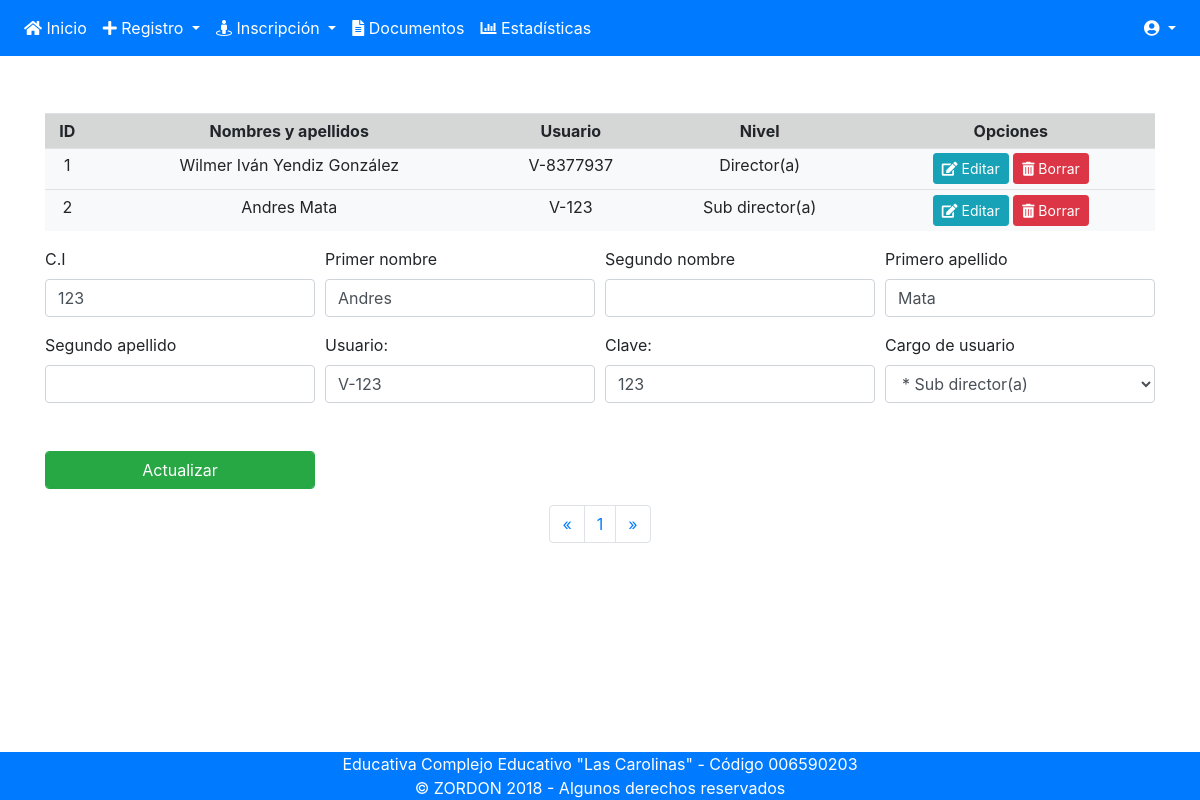
The page /lis-personal.php?editar=1 on the database as committed earlier.
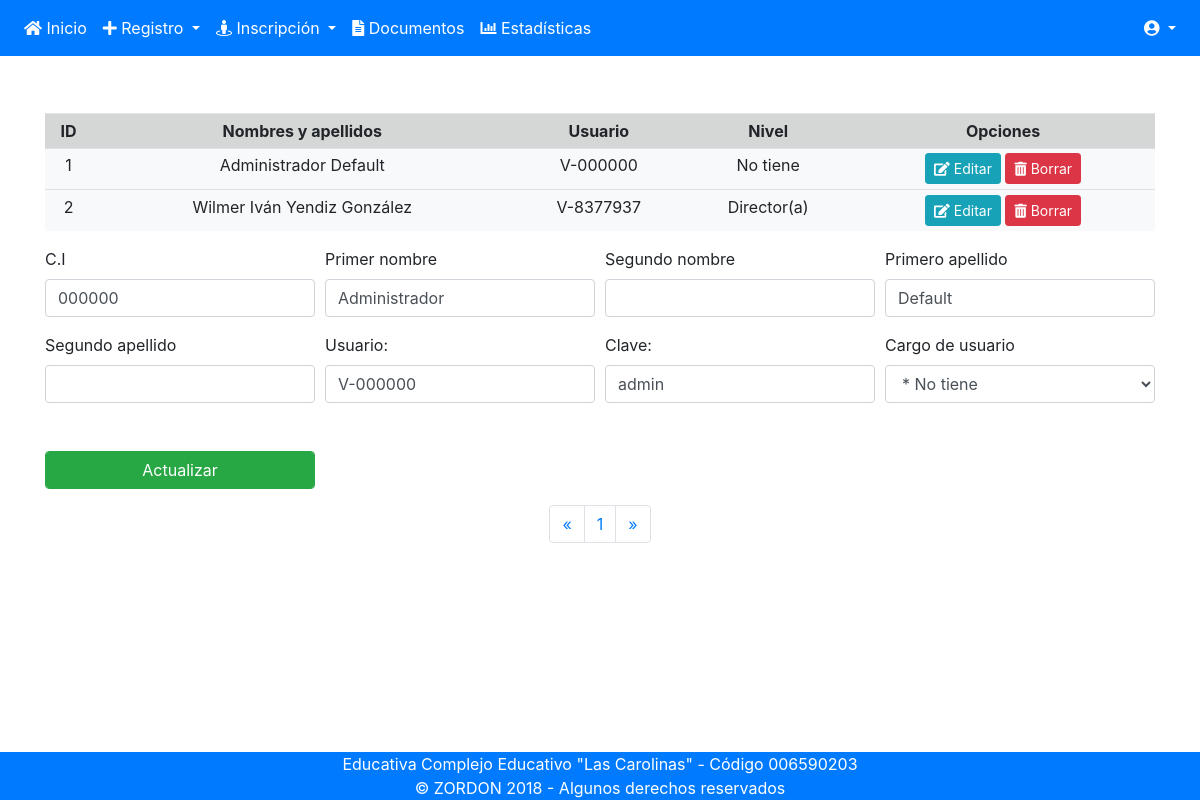
The same page on the database as committed later.
### tables this page shows
CREATE TABLE `usuarios` (
  `id` int(11) NOT NULL,
  `usuario` varchar(20) NOT NULL,
  `clave` varchar(20) NOT NULL,
  `nivel_id` int(11) NOT NULL,
  `persona_id` int(11) NOT NULL
);

CREATE TABLE `personas` (
  `id` int(11) NOT NULL,
  `ci` varchar(15) NOT NULL,
  `nac_id` int(2) DEFAULT NULL,
  `fec_nac` date DEFAULT NULL,
  `pri_nom` varchar(15) NOT NULL,
  `seg_nom` varchar(15) DEFAULT NULL,
  `pri_ape` varchar(15) NOT NULL,
  `seg_ape` varchar(15) DEFAULT NULL,
  `pais_id` int(5) DEFAULT NULL
);

CREATE TABLE `eav` (
  `id` int(11) NOT NULL,
  `dsc` varchar(50) NOT NULL,
  `tipo_id` int(11) DEFAULT NULL,
  `tipo_des` varchar(255) NOT NULL,
  `categoria_id` int(11) NOT NULL,
  `cat_des` varchar(255) NOT NULL
);

### lis-personal.php (the view, shortened to what this page needs)
<?php include 'includes/header.php'; include 'includes/nav.php';?>
  <section class="container">
    <br><br>
    <?php
    $MostrarPag=5;
    if (isset($_GET['pagina'])) {
      $pagina=$_GET['pagina'];
    }else{
      $pagina=1;
    }
    $empieza=($pagina-1)*$MostrarPag;
    $SQL="SELECT * FROM usuarios INNER JOIN eav ON usuarios.nivel_id=eav.id INNER JOIN personas ON usuarios.persona_id=personas.id LIMIT $empieza,$MostrarPag";
    $Ejec=mysqli_query($conexion,$SQL);
    ?>
    <table class="table table-sm table-hover bg-light text-center">
      <tr class="table-active">
        <th>ID</th>
        <th>Nombres y apellidos</th>
        <th>Usuario</th>
        <th>Nivel</th>
        <th>Opciones</th>
      </tr>
      <?php
      $ii=0;
      while ($fila=mysqli_fetch_assoc($Ejec)) {
        extract($fila);
        $ii++;
      ?>
      <tr>
        <td><?php echo "$ii"; ?></td>
        <td><?php echo "$pri_nom $seg_nom $pri_ape $seg_ape"; ?></td>
        <td><?php echo "$usuario"; ?></td>
        <td><?php echo "$dsc"; ?></td>
        <td>
          <a class="btn btn-sm btn-info" href="lis-personal.php?editar=<?php echo "$id"; ?>" name="editar" value="1"><i class="fas fa-edit"></i> Editar</a>
          <a class="btn btn-sm btn-danger" href="lis-personal.php?borrar=<?php echo "$id"; ?>" name="borrar"><i class="fas fa-trash-alt"></i> Borrar</a>
        </td>
      </tr>
    <?php } ?>
    </table>
<?php if (isset($_GET['editar'])) {include 'includes/form/edit-user.php';}
  ?>
    <div class="d-flex justify-content-center">
    <?php
    $SQL="SELECT * FROM usuarios INNER JOIN personas ON usuarios.persona_id=personas.id INNER JOIN eav ON usuarios.nivel_id=eav.id";
    $Ejec=mysqli_query($conexion,$SQL);
    $TotalRegistros=mysqli_num_rows($Ejec);
    $TotalPag=ceil($TotalRegistros/$MostrarPag);
  ?>
  <nav aria-label=Page navigation example class=text-center>
    <ul class=pagination d-flex justify-content-center>
      <li class="page-item"><a class="page-link" href="listado.php?pagina=<?php echo $pagina-1; ?>">&laquo;</a></li>
      <?php for ($i=1; $i <=$TotalPag ; $i++) { ?>
      <li class="page-item"><a class="page-link" href="listado.php?pagina=<?php echo $i; ?>"><?php echo $i; ?></a></li>
      <?php } ?>
      <li class="page-item"><a class="page-link" href="listado.php?pagina=<?php echo $pagina+1; ?>">&raquo;</a></li>
    </ul>
  </nav>
    </div>
  </section>
<?php include 'includes/footer.php'; ?>

### includes/form/edit-user.php (shortened to what this page needs)
<?php
	if (isset($_GET['editar'])) {
		$editar_id=$_GET['editar'];
			$sql="SELECT * FROM `usuarios`
			INNER JOIN  personas ON usuarios.persona_id=personas.id
			WHERE persona_id='$editar_id'";
			$ejec=mysqli_query($conexion,$sql);
			$edit=mysqli_fetch_array($ejec);
			extract($edit);
	}
?>
<form class="form" method="post" action="">
 <div class="form-row">
  <div class="form-group col-md-3">
      <label for="nomap">C.I</label>
      <input class="form-control" type="number" min="0" name="cedula" value="<?php echo $ci;?>">
  </div>
  <div class="form-group col-md-3">
      <label for="nomap">Primer nombre</label>
      <input class="form-control" type="text" name="prinom" value="<?php echo $pri_nom;?>">
  </div>
  <div class="form-group col-md-3">
      <label for="nomap">Segundo nombre</label>
      <input class="form-control" type="text" name="segnom" value="<?php echo $seg_nom;?>">
  </div>
  <div class="form-group col-md-3">
      <label for="nomap">Primero apellido</label>
      <input class="form-control" type="text" name="priape" value="<?php echo $pri_ape;?>">
  </div>
  <div class="form-group col-md-3">
      <label for="nomap">Segundo apellido</label>
      <input class="form-control" type="text" name="segape" value="<?php echo $seg_ape?>">
  </div>
  <div class="form-group col-3">
	<label>Usuario:</label>
	<input class="form-control" type="text" name="usuario" value="<?php echo "$usuario"; ?>">
  </div>
  <div class="form-group col-3">
	<label>Clave:</label>
	<input class="form-control" type="text" name="clave" value="<?php echo "$clave"; ?>">
  </div>
  <div class="form-group col-3">
	<label>Cargo de usuario</label>
    <select class="form-control" name="nivel" required >
      <?php
        $sql="SELECT `id`,`dsc` FROM `eav` WHERE `id`= $nivel_id"; $ejec=mysqli_query($conexion,$sql);
        while ($EAV=mysqli_fetch_assoc($ejec)) {
        	extract($EAV);
        	echo "<option value=$id>* $dsc </option>";
        }
      ?>
    </select>
  </div>
  <div class="form-group col-3">
	<input class="form-control btn btn-success" type="submit" name="actualizar" value="Actualizar">
  </div>
 </div>
</form>

Rows that differ between the two databases and show on the page:
removed usuarios: persona.pri_nom "Andres", persona.pri_ape "Mata", usuario "V-123", eav.dsc "Sub director(a)", clave "123"
removed personas: cedula "123", prinom "Andres", priape "Mata"
added usuarios: persona.pri_nom "Administrador", persona.pri_ape "Default", usuario "V-000000", eav.dsc "No tiene", cedula "000000", prinom "Administrador", priape "Default", clave "admin"
Other text that changed with them:
form field nivel: "* Sub director(a)" → "* No tiene"
